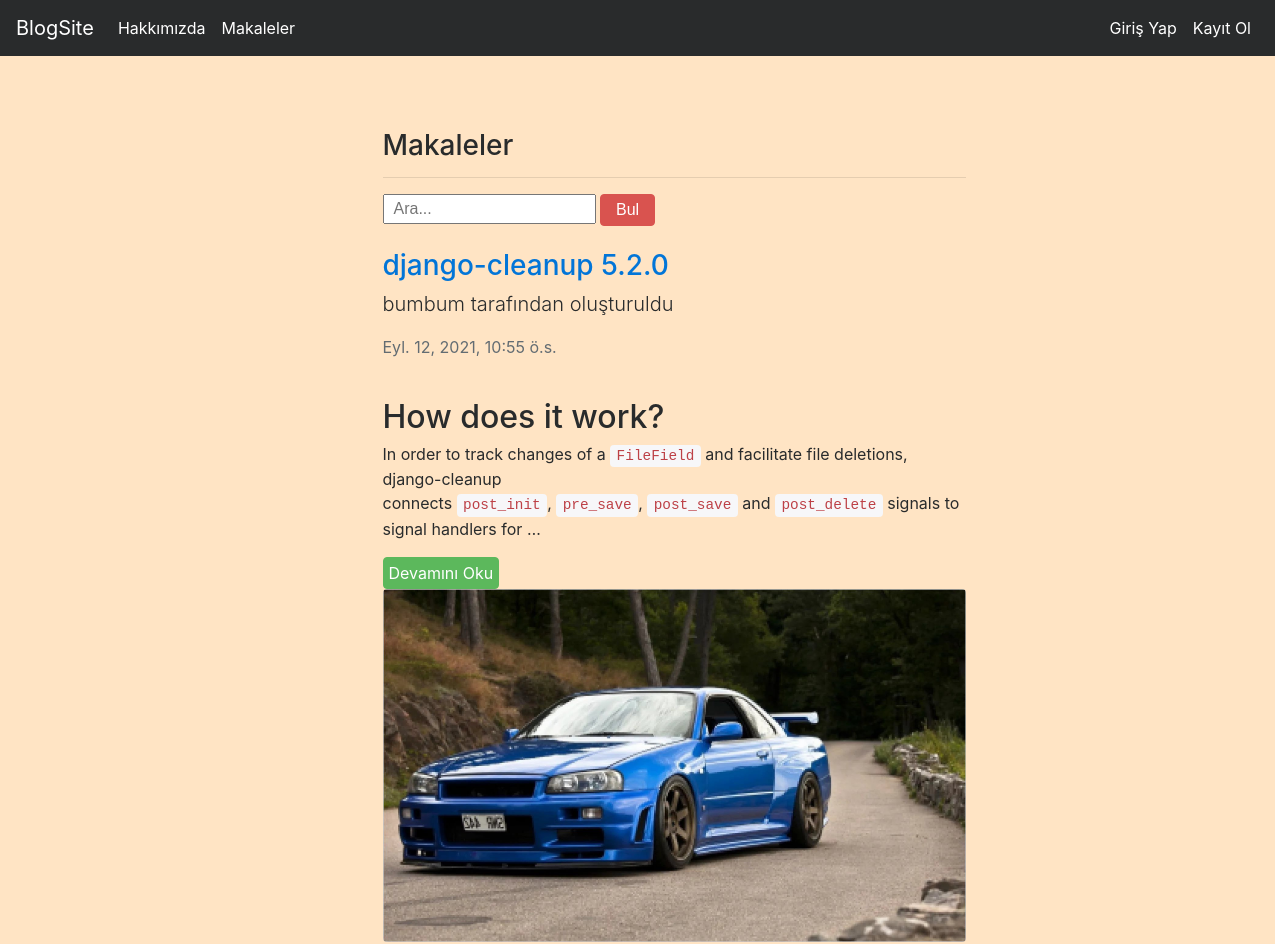
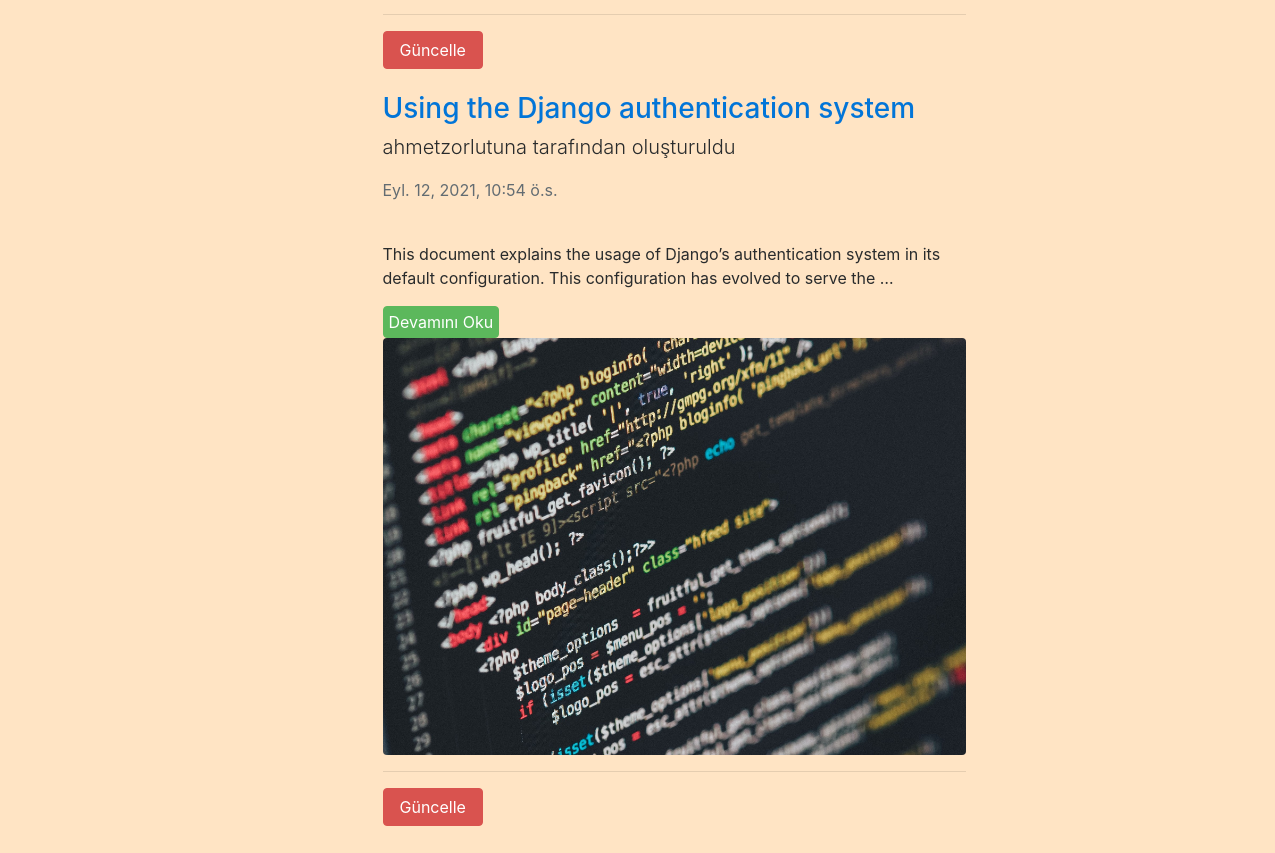
The app's page /articles/ with its own data (2 pictures, top to bottom).
### article/models.py (models this page shows, shortened)
class Article(models.Model):
    author = models.ForeignKey("auth.User",on_delete = models.CASCADE,verbose_name="Yazar")  #bu alanımızı hazırda bulunan user tablosundan alıyoruz (Foreign key).
    title = models.CharField(max_length= 50,verbose_name="Başlık")                            #hazırda bulunan user tablosunu göstermiş oluyoruz.yani girilen kullanıcı databaseden silindiğinde o kullanıcıya ait tüm makaleler ve veriler silinecek(on_delete = models.CASCADE).
    content = RichTextField()  #dahil ettiğimiz ckeditörü Article appimizde content kısmını richtextfield olarak tanımladık.
    created_date = models.DateTimeField(auto_now_add=True,verbose_name="Oluşturulma Tarihi")  #auto_now_add=True o anki tarihi zamanı otomatik atama
    article_image = models.FileField(blank=True,null=True,verbose_name="Makaleye fotoğraf ekleyin")  #makaleye resim veya dosya ekleme kısmı
    class Meta:
        ordering = ['-created_date'] #en son yüklenene göre

### article/views.py (the view)
# urls.py: path('',views.articles,name="articles"),
def articles(request):
    keyword = request.GET.get("keyword") # arama çubuğu kısmına yazılan keyword değerini get request sonrası aldık
    if keyword:  # arama işlemi yapıldı mı ?
        articles = Article.objects.filter(title__contains = keyword)  # arama işlemi sonrası get requestten aldığımız keyword değeri makalelerimizin hernagi birinde bulnuyor mu title contains ile baktık
        return render(request,"articles.html",{"articles":articles})
    articles = Article.objects.all() #tüm article lerimizi liste halinde aldık
    return render(request,"articles.html",{"articles":articles}) #html sayfamıza articles değişkenimizi articles olarak gönderdik

### templates/articles.html (shortened to what this page needs)
{% extends "layout.html" %}
{% block body %}
<div class="row">
    <div class="col-md-10 offset-md-3">
        <div class="col-lg-8">
            <h3>Makaleler</h3>
            <hr>
            <form>
                <input type="text", name="keyword", class="input-sm" placeholder="  Ara..." style="padding: 1px;">
                <button type="submit" class="btn btn-danger" style="padding: 5px; padding-inline-end: 15px; padding-inline-start: 15px;">Bul</button>
            </form>
        </div>
    </div>
</div>
{% if articles %}
{% for article in articles %}
{% include "includes/posttemplate.html" %}
{% endfor %}
{% endif %}
{% endblock body %}

### templates/includes/posttemplate.html
<div class="row">
    <div class="col-md-10 offset-md-3">
    <div class="col-lg-8">
        <a href="{% url 'article:detail' article.id %}"><h3 class="mt-4">{{article.title}}</h3></a><p class="lead">{{article.author.username}} tarafından oluşturuldu</p>
        <div class="text-muted fst-italic mb-2" style="margin-top: 14px;","color:red">{{article.created_date}}</div>
            <p class="lead" style="margin-top: 40px;">
                {{article.content|safe|truncatewords:20}}
            </p>
            <a href="{% url 'article:detail' article.id %}" class="btn btn-success" style="padding: 5px;">Devamını Oku</a>
            {% if article.article_image %}
            <a href="{% url 'article:detail' article.id %}"><img class="img-fluid rounded"src="{{ article.article_image.url }}" alt=""></img></a>
            {% endif %}
            <hr>
            <a href= "{% url 'article:update' article.id %}" class ="btn btn-danger">Güncelle</a>
        </div>
    </div>
</div>

### records on screen
Article: title "django-cleanup 5.2.0", author.username "bumbum", created_date "Eyl. 12, 2021, 10:55 ö.s.", content "How does it work? In order to track changes of a FileField and facilitate file deletions, django-cleanup connects post_init , pre_save , post_save and post_delete signals to signal handlers for …", article_image (picture)
Article: title "Using the Django authentication system", author.username "ahmetzorlutuna", created_date "Eyl. 12, 2021, 10:54 ö.s.", content "This document explains the usage of Django’s authentication system in its default configuration. This configuration has evolved to serve the …", article_image (picture)
